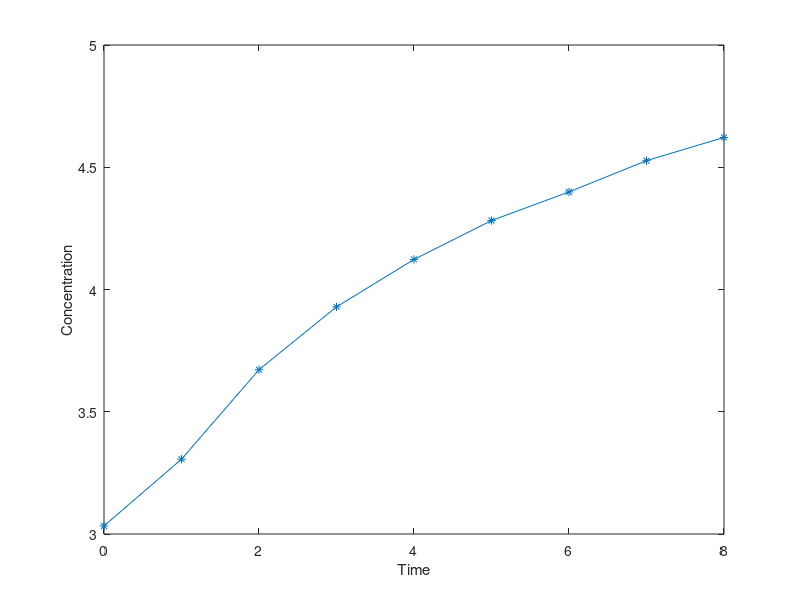

Recreate this plot in MATLAB. (Note: this script raises an error after producing the figure.)
% time vector
t = 0:8;
% concentration vector
C = [3.033 3.306 3.672 3.929 4.123 4.282 4.399 4.527 4.622];

% plotting data
figure
plot(t,C,'-*');
% setting axis-lables
xlabel('Time') % x-axis label
ylabel('Concentration') % y-axis label
hold on;

% exponential fitting of data using polyfit function
exp_fit = fit(t(:),C(:),'exp1');
disp('Exponential fit coefficients are:');
disp(exp_fit);

% coefficients a and b
a = exp_fit(1);
b = exp_fit(2);

% display a and b
disp('coefficients a and b of linear fit ax+b are: ');
disp('a: ');
disp(a);
disp('b: ');
disp(b);

% linear fitting of data using polyfit function
linear_fit = polyfit(t,C,1);
disp('linear fit coefficients are:');
disp(linear_fit);

% coefficients a and b
a = linear_fit(1);
b = linear_fit(2);

% display a and b
disp('coefficients a and b of linear fit ax+b are: ');
disp('a: ');
disp(a);
disp('b: ');
disp(b);

% interval 0 to 10
interval = 0:0.5:10;
% exponential curve values for 0 to 10 expr = a-b*e^(-0.2t)
expr = a-b.*exp(-0.2.*interval);
expr1 = 5.025-2.066.*exp(-0.2.*interval);

figure
% plotting exponential solid curve for interval [0,10]
plot(interval,expr,'b');
hold on
% plotting exponential solid curve for interval [0,10]
plot(interval,expr1,'g');
hold on
% plot original data
plot(t,C,'*')
hold on
% plotting linear fit
plot(t,polyval(linear_fit,t));
hold off